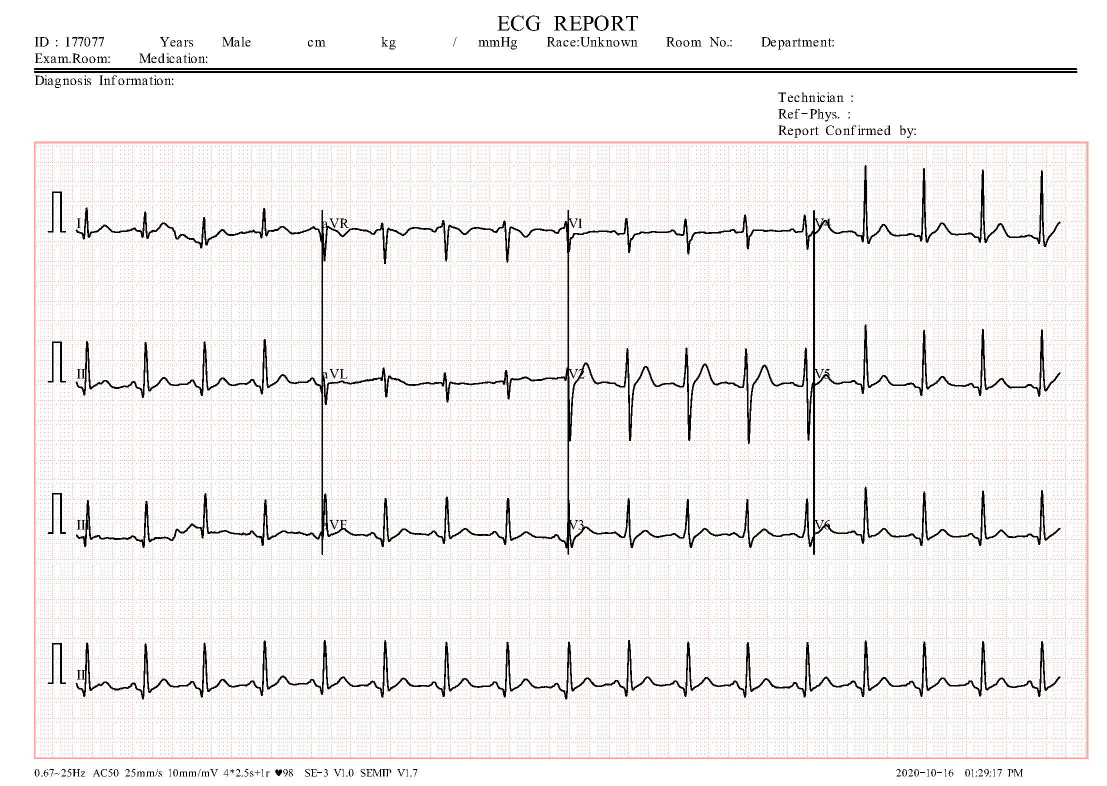
#> input picture dataset/Original/Abnormal-Heartbeat/HB(100).jpg, 2213 x 1572 px (shown at 1/2 size); its folder holds only this picture in this run
$ python crop_image.py
#> lines starting #> are read from the running program, lines starting #| are printed output that depends on the picture
import os
import cv2

def crop_and_resize_images(input_parent_dir, output_parent_dir, crop_x, crop_y, crop_width, crop_height, target_width, target_height):
    # Loop through all subdirectories in the input parent directory
#> called with input_parent_dir = './Original', output_parent_dir = './Cropped', crop_x = 71, crop_y = 287, crop_width = 2101, crop_height = 1227, target_width = 227, target_height = 227
    for subfolder in os.listdir(input_parent_dir):
        input_subfolder = os.path.join(input_parent_dir, subfolder)

        # Check if the item in the parent directory is a directory
        if os.path.isdir(input_subfolder):
            # Create the corresponding output subdirectory in the output parent directory
            output_subfolder = os.path.join(output_parent_dir, subfolder)
            if not os.path.exists(output_subfolder):
                os.makedirs(output_subfolder)

            # Loop through all files in the input subdirectory
            for filename in os.listdir(input_subfolder):
                if filename.endswith(('.jpg', '.jpeg', '.png', '.bmp')):  # Add more image extensions if needed
                    # Read the image
                    img_path = os.path.join(input_subfolder, filename)
                    image = cv2.imread(img_path)
#> image is the input picture: shape (1572, 2213, 3); mean B, G, R 239.2, 239.5, 241.8

                    # Perform cropping
                    cropped_image = image[crop_y:crop_y+crop_height, crop_x:crop_x+crop_width]
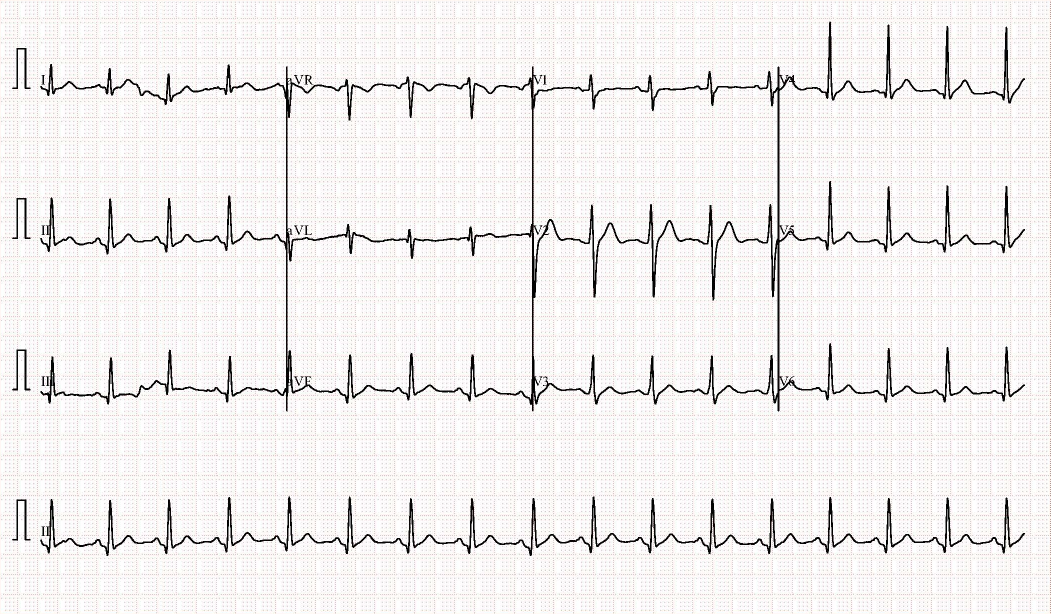
#> cropped_image: shape (1227, 2101, 3) (shown at 1/2 size); mean B, G, R 237.7, 238.1, 240.6

                    # Resize the cropped image
                    resized_image = cv2.resize(cropped_image, (target_width, target_height))
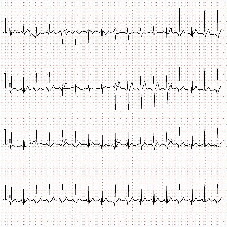
#> resized_image: shape (227, 227, 3); mean B, G, R 238.3, 238.7, 241

                    # Save the resized image to the output subdirectory
                    output_path = os.path.join(output_subfolder, f"{filename}")
                    cv2.imwrite(output_path, resized_image)
            print(f"Finished cropping and resizing images in {subfolder}")
#> pass 2 of the loop in crop_and_resize_images, `for subfolder in os.listdir(input_parent_dir):`:
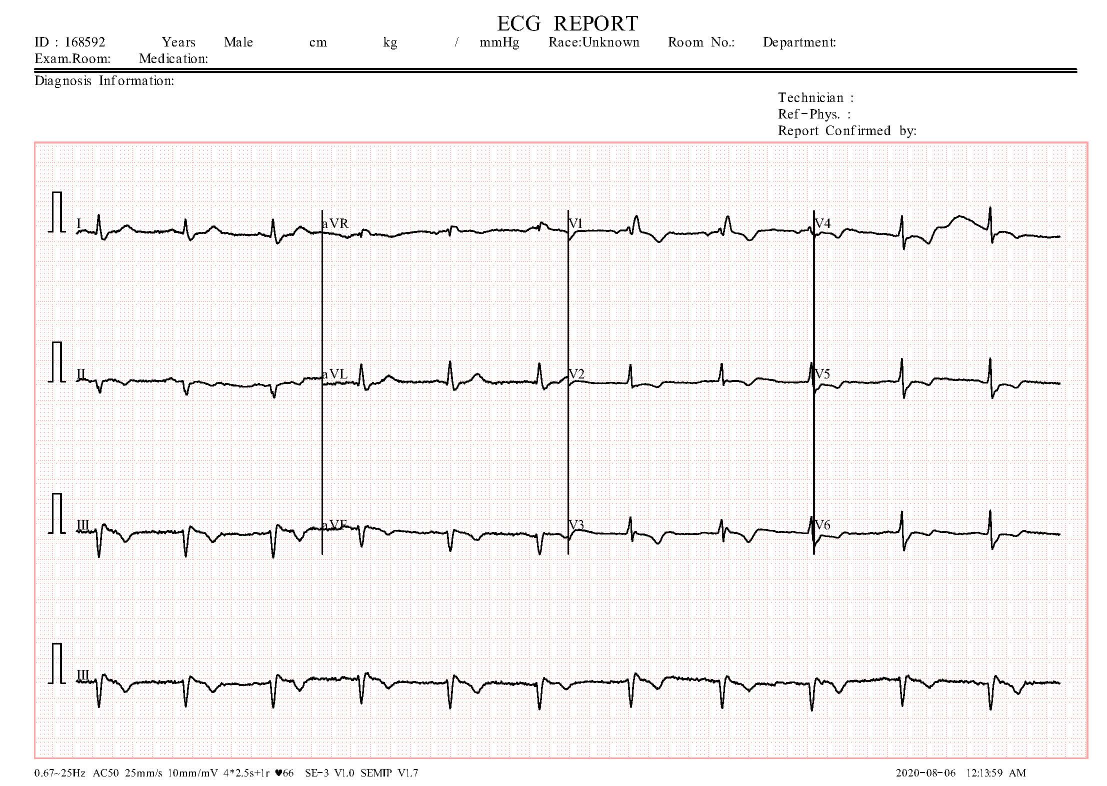
#> input picture dataset/Original/History-Myocardial-Infarction/PMI(1).jpg, 2213 x 1572 px (shown at 1/2 size)
#> in crop_and_resize_images, image is the input picture: shape (1572, 2213, 3); mean B, G, R 241, 241.3, 243.6
#> in crop_and_resize_images, `cropped_image = image[crop_y:crop_y+crop_height, crop_x:crop_x+crop_wi..`:
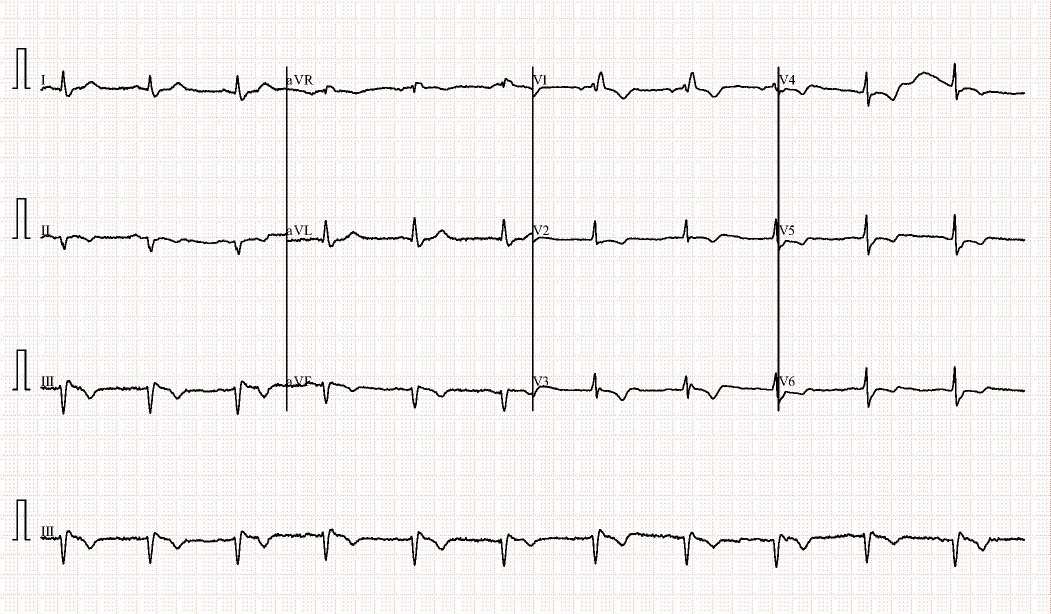
#> cropped_image: shape (1227, 2101, 3) (shown at 1/2 size); mean B, G, R 240.1, 240.6, 243
#> in crop_and_resize_images, `resized_image = cv2.resize(cropped_image, (target_width, target_height))`:
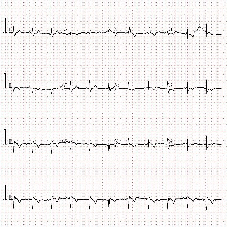
#> resized_image: shape (227, 227, 3); mean B, G, R 240.6, 241, 243.4

# Example usage
input_parent_directory = "./Original"
output_parent_directory = "./Cropped"
crop_x = 71  # starting x-coordinate of the crop region
crop_y = 287  # starting y-coordinate of the crop region
crop_width = 2101  # width of the crop region
crop_height = 1227  # height of the crop region
target_width = 227  # width of the resized image
target_height = 227  # height of the resized image

crop_and_resize_images(input_parent_directory, output_parent_directory, crop_x, crop_y, crop_width, crop_height, target_width, target_height)
